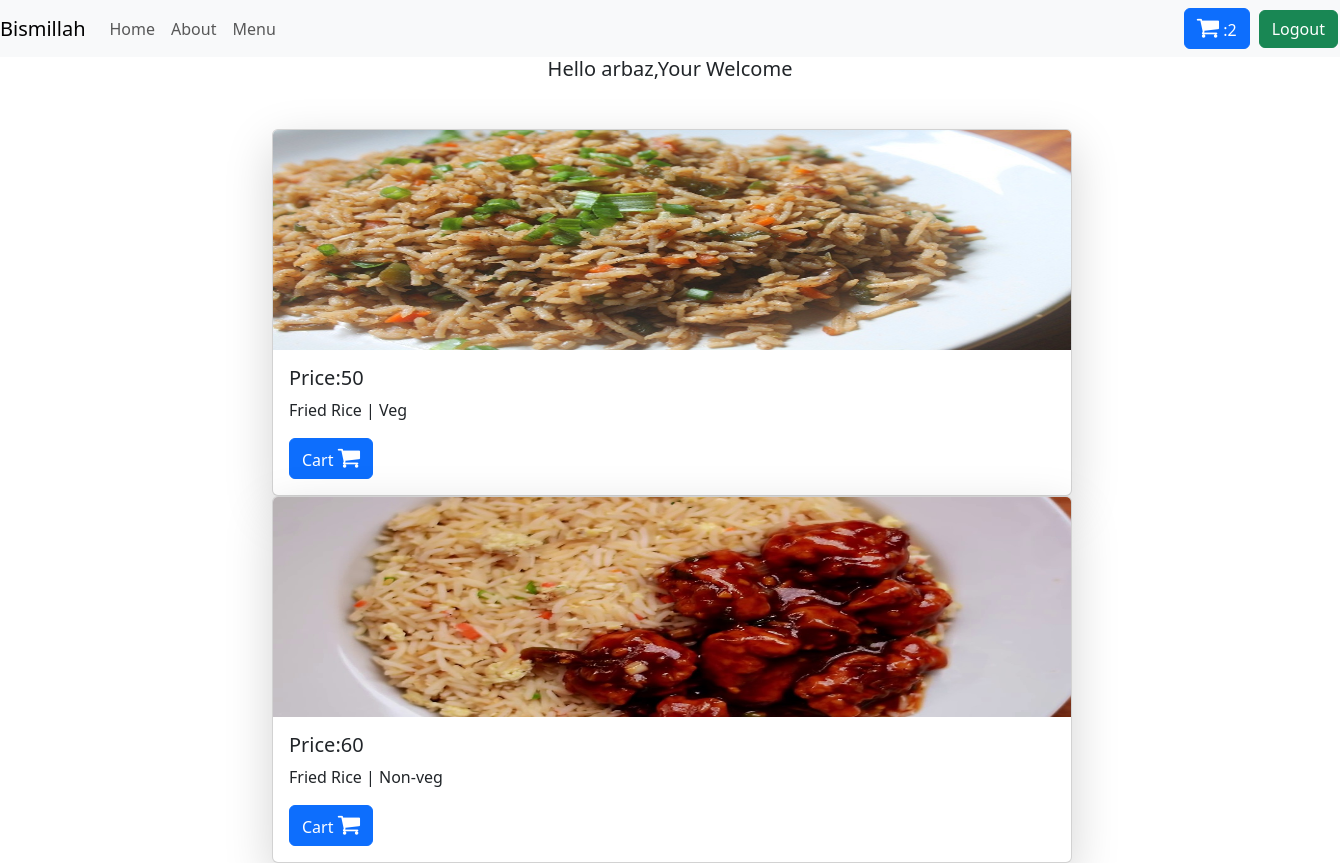
The app's page / (signed in) with its own data.
### apps/models.py (models this page shows, shortened)
class BaseModel(models.Model):
    uid=models.UUIDField(default=uuid.uuid4 ,editable=False,primary_key=True)
    crated_at=models.DateField(auto_now_add=True)
    updated_at=models.DateField(auto_now_add=True)
    class Meta:
        abstract = True

class rice(BaseModel):
    category = models.ForeignKey(chienesecategory,on_delete=models.CASCADE,related_name="rices")
    Rice_name=models.CharField(max_length=100)
    price=models.IntegerField(default=100)
    images=models.ImageField(upload_to='images')

class chienesecategory(BaseModel):
    category_name=models.CharField(max_length=100)

### apps/views.py (the view)
# urls.py: path("",views.home,name="home"),
@login_required(login_url="/login_pg")
def home(request):
    alldata=rice.objects.all()
    context={'data':alldata}
    images=request.FILES.get('images')
    return render(request,"home.html",context)

### apps/templates/home.html (shortened to what this page needs)
<!DOCTYPE html>
<html lang="en">
<head>
    <link rel="stylesheet" href="https://cdn.jsdelivr.net/npm/bootstrap@5.3.2/dist/css/bootstrap.min.css">
    <link rel="stylesheet" href="https://cdn.jsdelivr.net/npm/bootstrap@5.3.2/dist/js/bootstrap.min.js">
    <link rel="stylesheet" href="https://cdn.jsdelivr.net/npm/bootstrap@5.3.2/dist/js/bootstrap.bundle.min.js">
    <link rel="stylesheet" href="https://cdnjs.cloudflare.com/ajax/libs/font-awesome/4.7.0/css/font-awesome.min.css">
</head>
<body>
<nav class="navbar navbar-expand-lg navbar-light bg-light">
  <a class="navbar-brand" href="/">Bismillah</a>
  <div class="collapse navbar-collapse" id="navbarTogglerDemo02">
    <ul class="navbar-nav mr-auto mt-2 mt-lg-0">
      <li class="nav-item active">
        <a class="nav-link" href="">Home <span class="sr-only">(current)</span></a>
      </li>
      <li class="nav-item">
        <a class="nav-link" href="#">About</a>
      </li>
      <li class="nav-item">
        <a class="nav-link" href="#">Menu</a>
      </li>
    </ul>
      <div style="margin:0px 0px 0px 900px">
          <a href="cart" class="btn btn-primary"><i style="font-size:24px" class="fa">&#xf07a;</i> :{{request.user.get_cart_count}}</a>
      </div>
      <div style="margin:0px 0px 0px 9px">
      <form class="form-inline">
    {% if request.user.is_authenticated %}
    <a href="/logout_pg" class="btn btn-success" type="submit">Logout</a>
    {% else %}
    <a href="/login_pg" class="btn btn-success" type="submit">Login</a>
    {% endif %}
</form>
      </div>
  </div>
</nav>
<h5 style="text-align:center">
<marquee>Hello {{request.user}},Your Welcome</marquee></h5>
<div class="container mt-5">
    <div class="row">
                    <div style="margin:0px 0px 0px 160px">
        {% for i in data %}
        <div class="col-md-3">
        <div class="card shadow-lg" style="width: 50rem;">
    <img src="/media/{{i.images}}" class="card-img-top"   height="220"  alt="image">
  <div class="card-body">
    <h5 class="card-title">Price:{{i.price}}</h5>
    <p class="card-text">{{i.Rice_name}} | {{i.category.category_name}}</p>
    <a href="{% url 'add_cart' i.uid %}" class="btn btn-primary">Cart <i style="font-size:24px" class="fa">&#xf07a;</i></a>
  </div>
</div>
    </div>
{% endfor %}
</div>
    </div>
</div>
</body>
</html>

### records on screen
rice: images (picture), price "50", Rice_name "Fried Rice", category.category_name "Veg"
rice: images (picture), price "60", Rice_name "Fried Rice", category.category_name "Non-veg"

### other values on screen
{{ request.user.get_cart_count }} "2"
{{ request.user }} "arbaz"
